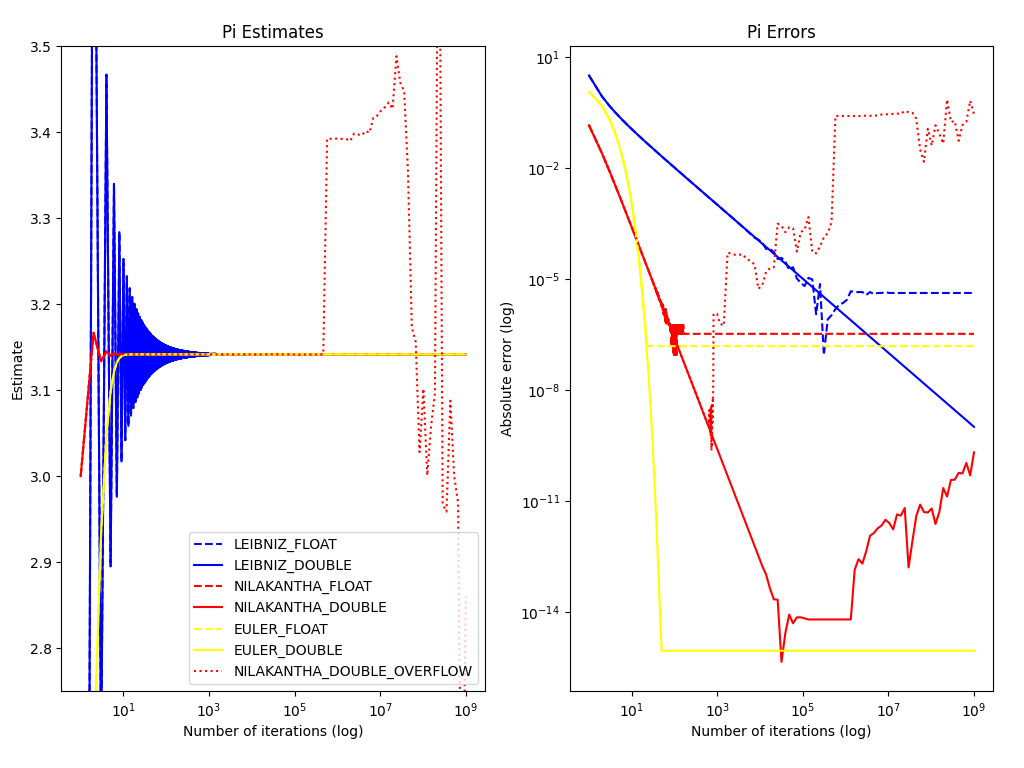

This chart was generated by the following Python code:
from matplotlib import pyplot as plt
from crelm import Factory
from infinite_series import InfiniteSeries, PlotAxis, BigNumbers
from enum import IntEnum

print("Initialising libcrelm factory")

factory = Factory()


class AccumulatorType(IntEnum):
    FLOAT = 1,
    DOUBLE = 2,


class AlgorithmType(IntEnum):
    LEIBNIZ = 1,
    NILAKANTHA = 2,
    EULER = 3,


class BugType(IntEnum):
    NONE = 0,
    OVERFLOW = 1,


class PiInfiniteSeries(InfiniteSeries):
    _PI_REFERENCE = 3.14159265358979323846264338327950288
    number_of_iterations = 1

    def __init__(self, type: AccumulatorType, algorithm: AlgorithmType, bug: BugType = BugType.NONE):
        self._type = type
        self._algorithm = algorithm
        self._bug = bug

        x_axis = PlotAxis(1, PiInfiniteSeries.number_of_iterations,
                          100).fill_log().smooth().get()

        paste = factory.create_Tube(f'infinite_series_{self.name}') \
            .set_source_folder_from(__file__) \
            .add_header_file('pi.h') \
            .add_source_file('pi.c') \
            .add_macros([f'USE_{self._algorithm.name}',  f'USE_{self._type.name}']) \
            .add_macro_if(BugType.OVERFLOW == self._bug, f'USE_OVERFLOW_BUG') \
            .squeeze()

        state = paste.new('struct infinite_series_state_t')

        super().__init__(paste, state, x_axis, PiInfiniteSeries._PI_REFERENCE)

    @property
    def type(self) -> AccumulatorType:
        return self._type

    @property
    def algorithm(self) -> AlgorithmType:
        return self._algorithm

    @ property
    def name(self) -> str:
        return f'{self._algorithm.name}_{self._type.name}{"_OVERFLOW" if BugType.OVERFLOW==self._bug else ""}'

    @property
    def bug(self) -> BugType:
        return self._bug


PiInfiniteSeries.number_of_iterations = BigNumbers.billions(1)

series = [PiInfiniteSeries(type=AccumulatorType.FLOAT,
                           algorithm=AlgorithmType.LEIBNIZ),
          PiInfiniteSeries(type=AccumulatorType.DOUBLE,
                           algorithm=AlgorithmType.LEIBNIZ),
          PiInfiniteSeries(type=AccumulatorType.FLOAT,
                           algorithm=AlgorithmType.NILAKANTHA),
          PiInfiniteSeries(type=AccumulatorType.DOUBLE,
                           algorithm=AlgorithmType.NILAKANTHA),
          PiInfiniteSeries(type=AccumulatorType.FLOAT,
                           algorithm=AlgorithmType.EULER),
          PiInfiniteSeries(type=AccumulatorType.DOUBLE,
                           algorithm=AlgorithmType.EULER),
          PiInfiniteSeries(type=AccumulatorType.DOUBLE,
                           algorithm=AlgorithmType.NILAKANTHA, bug=BugType.OVERFLOW)]

print(
    f"running {len(series)} algorithms over {PiInfiniteSeries.number_of_iterations} iterations")
[x.init().run().analyse().report() for x in series]

plot_colours = {AlgorithmType.LEIBNIZ: 'blue',
                AlgorithmType.NILAKANTHA: 'red',
                AlgorithmType.EULER: 'yellow'}

plot_linestyles = {(AccumulatorType.FLOAT, BugType.NONE,): 'dashed',
                   (AccumulatorType.DOUBLE, BugType.NONE,): None,
                   (AccumulatorType.FLOAT, BugType.OVERFLOW,): 'dotted',
                   (AccumulatorType.DOUBLE, BugType.OVERFLOW,): 'dotted'}

fig, (estimates, errors,) = plt.subplots(1, 2)

[estimates.plot(a._xaxis, a.result, label=a.name,
                linestyle=plot_linestyles[(a.type, a.bug,)],
                color=plot_colours[a.algorithm]) for a in series]
estimates.set_xscale('log')
estimates.set_ylim([2.75, 3.5])
estimates.set_title('Pi Estimates')
estimates.set_xlabel('Number of iterations (log)')
estimates.set_ylabel('Estimate')
estimates.legend(loc="lower right")

[errors.plot(a._xaxis, a.diff, label=a.name,
             linestyle=plot_linestyles[(a.type, a.bug,)],
             color=plot_colours[a.algorithm]) for a in series]
errors.set_xscale('log')
errors.set_yscale('log')
errors.set_title('Pi Errors')
errors.set_xlabel('Number of iterations (log)')
errors.set_ylabel('Absolute error (log)')

plt.subplots_adjust(left=0.06, right=0.97, top=0.94, bottom=0.1)
fig.set_size_inches((10.24, 7.68,))

plt.savefig("pi.png", dpi=100)
plt.show()
